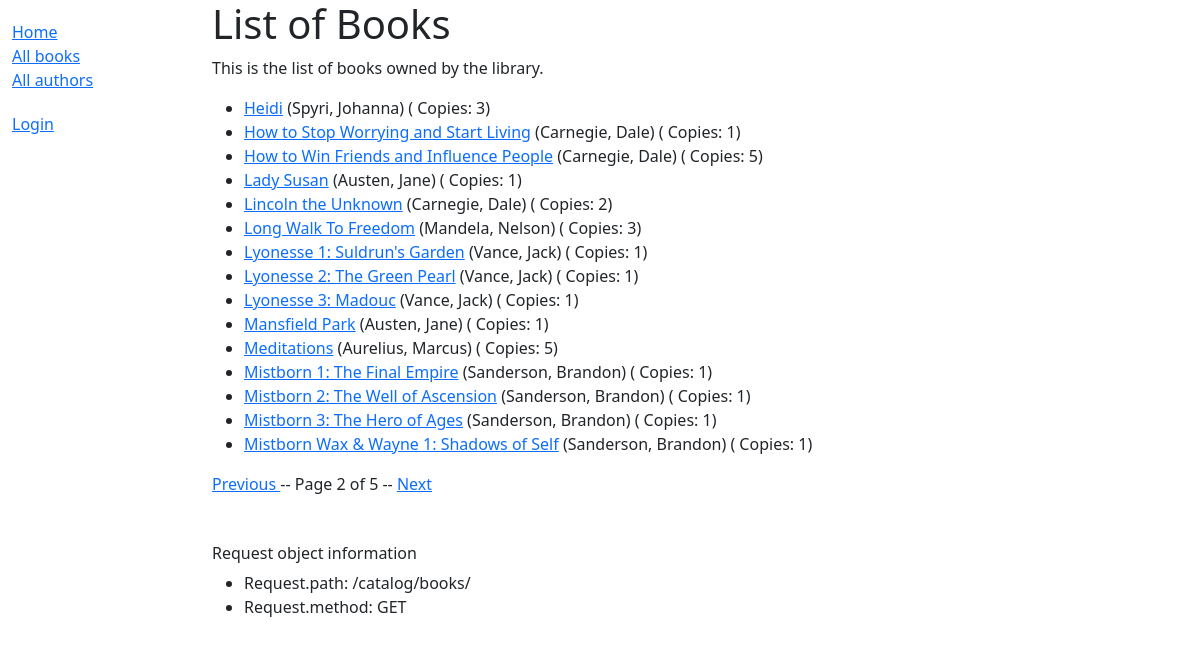
The app's page /catalog/books/?page=2 with its own data.
### catalog/models.py (models this page shows, shortened)
class Book(models.Model):
    title = models.CharField(max_length=200)
    author = models.ForeignKey('Author', on_delete=models.RESTRICT, null=True)
    summary = models.TextField(
        max_length=1000,
        help_text="Enter a brief description of the book",
    )
    isbn = models.CharField(
        'ISBN',
        max_length=13,
        unique=True,
        help_text='13 Character <a href="https://www.isbn-international.org/'
                  'content/what-isbn">ISBN number</a>',
    )
    genre = models.ManyToManyField(
        Genre,
        help_text="Select a genre for this book",
    )   # each genre can have many books and a book can have multiple genres
    def display_genre(self):
        """Create a string for the Genre. Required to display in Admin."""
        return '; '.join(genre.name for genre in self.genre.all()[:3])
    display_genre.short_description = 'Genre'
    language = models.ForeignKey(
        Language, on_delete=models.SET_NULL, null=True
    )
    def get_absolute_url(self):
        return reverse('catalog:book-detail', args=[str(self.id)])
    class Meta:
        ordering = ['title', 'author']

class Author(models.Model):
    first_name = models.CharField(max_length=100)
    last_name = models.CharField(max_length=100)
    date_of_birth = models.DateField(null=True, blank=True)
    date_of_death = models.DateField('died', null=True, blank=True)
    class Meta:
        ordering = ['last_name', 'first_name']
    def __str__(self) -> str:
        return f'{self.last_name}, {self.first_name}'

### catalog/views.py (the view)
# urls.py: path('books/', views.BookListView.as_view(), name='books'),
class BookListView(generic.ListView):
    model = Book
    paginate_by = 15
    def get_context_data(self, **kwargs: Any) -> dict[str, Any]:
        context = super().get_context_data(**kwargs)
        context['some_data'] = 'Some other data'
        return context

### catalog/templates/catalog/book_list.html (shortened to what this page needs)
{% extends 'base_generic.html' %}
{% block content %}
    <h1>List of Books</h1>
    <p>
        This is the list of books owned by the library.
    </p>
    {% if object_list %}
        <ul>
            {% for book in object_list %}
                <li>
                    <a href="{{ book.get_absolute_url }}">{{ book.title }}</a>
                    ({{ book.author }}) ( Copies: {{ book.bookinstance_set.count }})
                </li>
            {% endfor %}
        </ul>
    {% else %}
        <p>There are not books in the library.</p>
    {% endif %}
{% endblock %}

### records on screen
Book: title "Heidi", author "Spyri, Johanna", bookinstance_set.count "3"
Book: title "How to Stop Worrying and Start Living", author "Carnegie, Dale", bookinstance_set.count "1"
Book: title "How to Win Friends and Influence People", author "Carnegie, Dale", bookinstance_set.count "5"
Book: title "Lady Susan", author "Austen, Jane", bookinstance_set.count "1"
Book: title "Lincoln the Unknown", author "Carnegie, Dale", bookinstance_set.count "2"
Book: title "Long Walk To Freedom", author "Mandela, Nelson", bookinstance_set.count "3"
Book: title "Lyonesse 1: Suldrun's Garden", author "Vance, Jack", bookinstance_set.count "1"
Book: title "Lyonesse 2: The Green Pearl", author "Vance, Jack", bookinstance_set.count "1"
Book: title "Lyonesse 3: Madouc", author "Vance, Jack", bookinstance_set.count "1"
Book: title "Mansfield Park", author "Austen, Jane", bookinstance_set.count "1"
Book: title "Meditations", author "Aurelius, Marcus", bookinstance_set.count "5"
Book: title "Mistborn 1: The Final Empire", author "Sanderson, Brandon", bookinstance_set.count "1"
Book: title "Mistborn 2: The Well of Ascension", author "Sanderson, Brandon", bookinstance_set.count "1"
Book: title "Mistborn 3: The Hero of Ages", author "Sanderson, Brandon", bookinstance_set.count "1"
Book: title "Mistborn Wax & Wayne 1: Shadows of Self", author "Sanderson, Brandon", bookinstance_set.count "1"

### other values on screen
{{ page_obj.number }} "2"
{{ page_obj.paginator.num_pages }} "5"
{{ request.path }} "/catalog/books/"
{{ request.method }} "GET"
